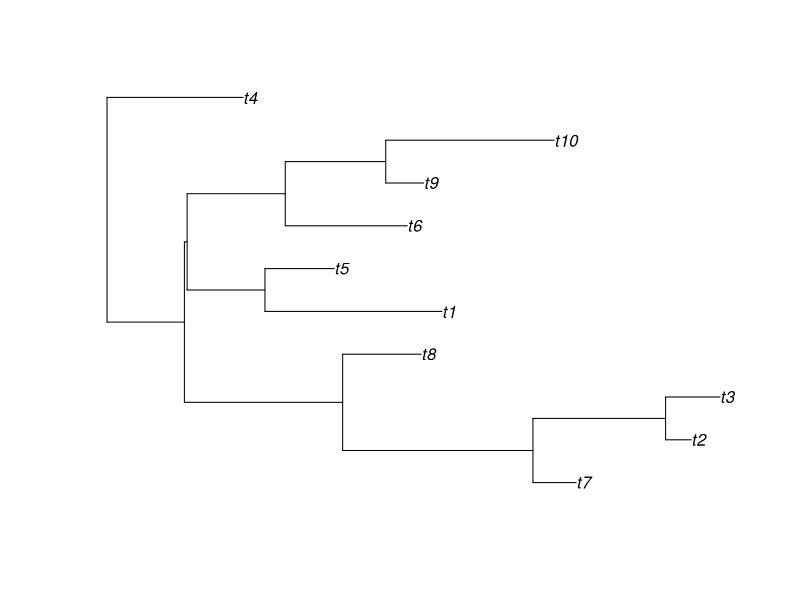
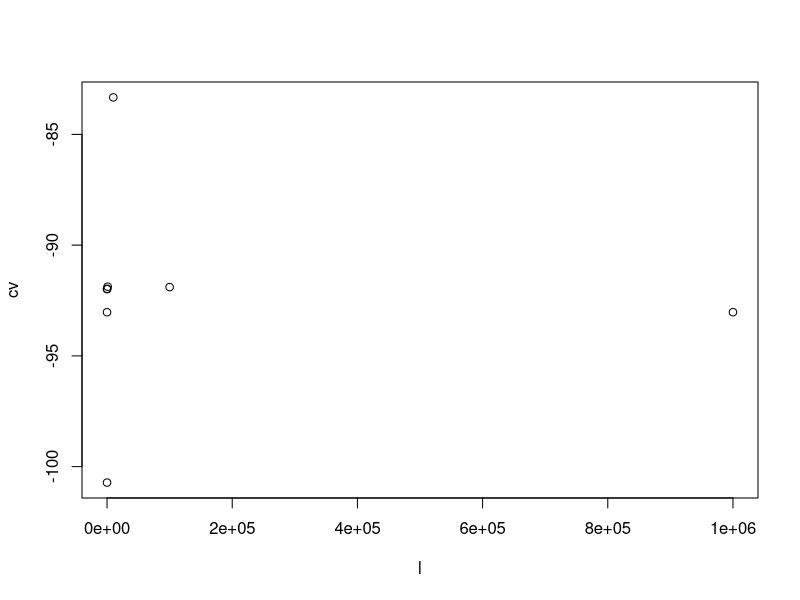
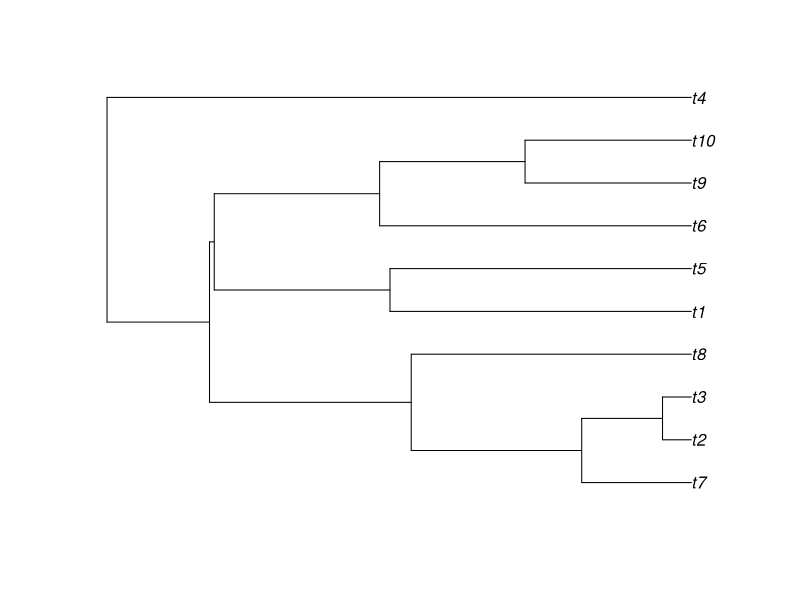
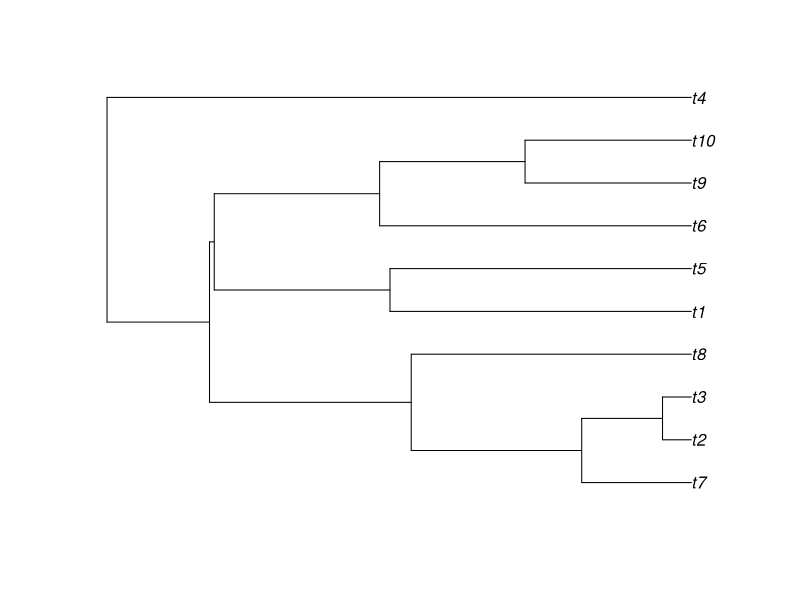

Write the R code that produced these figures, in order.
library(ape)
# simulate some data
set.seed(1)
tree <- rtree(10)
# check the tree
plot(tree)

# set up some smoothing parameters
l <- 10^(-1:6)
cv <- numeric(length(l))

# this does the cross validation step for each parameter value
for (i in 1:length(l)){
  print(i)
  cv[i] <- sum(attr(chronopl(tree, lambda = l[i], CV=TRUE), "D2"))
}

# this is the result (low is better)
plot(l, cv)

# new tree
new.tree <- chronos(tree, lambda=.1, model="correlated")
plot(new.tree)

# scaling to root age
root <- 72
new.tree$edge.length <- new.tree$edge.length * root
plot(new.tree)
